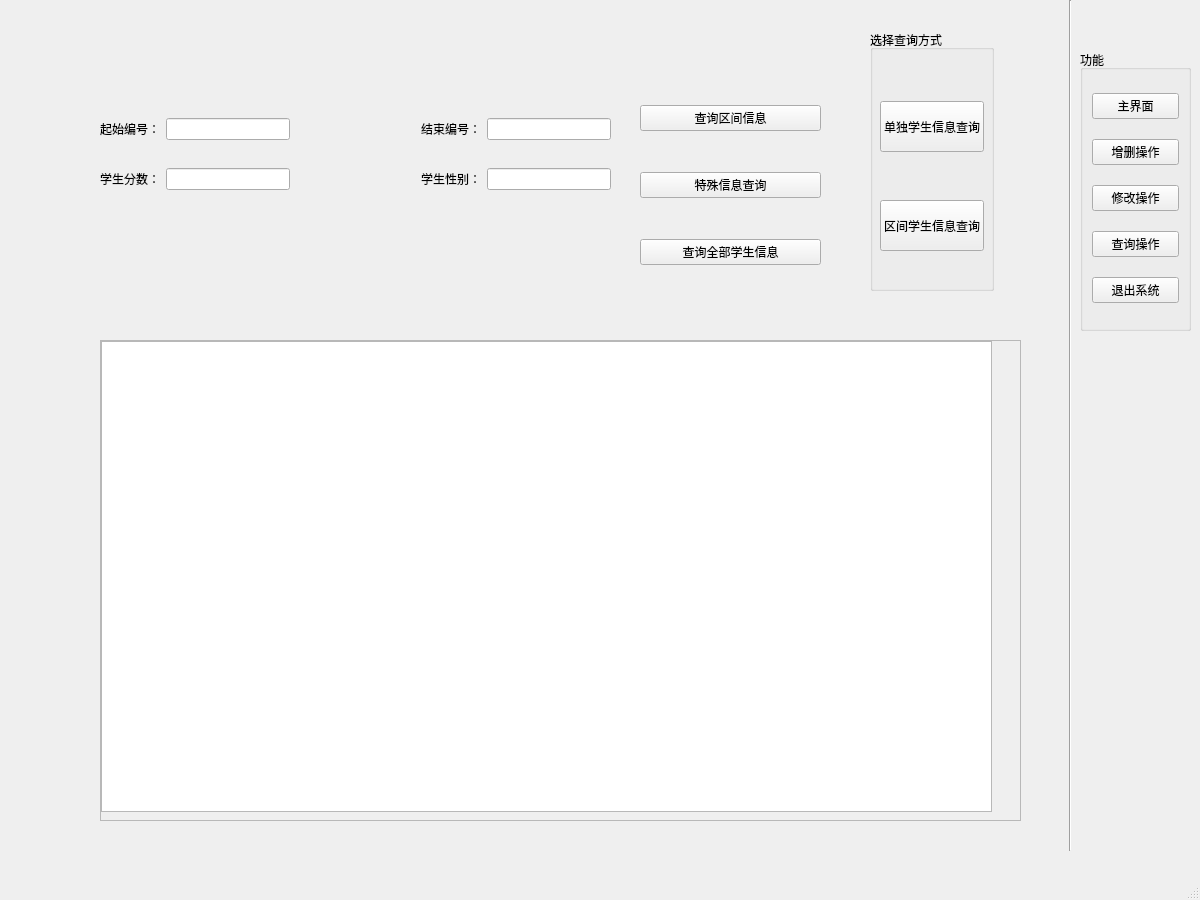
<?xml version="1.0" encoding="UTF-8"?>
<ui version="4.0">
 <class>MainWindow</class>
 <widget class="QMainWindow" name="MainWindow">
  <property name="geometry">
   <rect>
    <x>0</x>
    <y>0</y>
    <width>1200</width>
    <height>900</height>
   </rect>
  </property>
  <property name="windowTitle">
   <string>MainWindow</string>
  </property>
  <widget class="QWidget" name="centralwidget">
   <widget class="QStackedWidget" name="stackedWidget">
    <property name="geometry">
     <rect>
      <x>20</x>
      <y>10</y>
      <width>1041</width>
      <height>821</height>
     </rect>
    </property>
    <property name="currentIndex">
     <number>3</number>
    </property>
    <widget class="QWidget" name="page">
     <widget class="QTextBrowser" name="textBrowser">
      <property name="geometry">
       <rect>
        <x>290</x>
        <y>100</y>
        <width>256</width>
        <height>192</height>
       </rect>
      </property>
      <property name="html">
       <string>&lt;!DOCTYPE HTML PUBLIC &quot;-//W3C//DTD HTML 4.0//EN&quot; &quot;http://www.w3.org/TR/REC-html40/strict.dtd&quot;&gt;
&lt;html&gt;&lt;head&gt;&lt;meta name=&quot;qrichtext&quot; content=&quot;1&quot; /&gt;&lt;style type=&quot;text/css&quot;&gt;
p, li { white-space: pre-wrap; }
&lt;/style&gt;&lt;/head&gt;&lt;body style=&quot; font-family:'SimSun'; font-size:9pt; font-weight:400; font-style:normal;&quot;&gt;
&lt;p style=&quot; margin-top:0px; margin-bottom:0px; margin-left:0px; margin-right:0px; -qt-block-indent:0; text-indent:0px;&quot;&gt;这里是主界面！&lt;/p&gt;&lt;/body&gt;&lt;/html&gt;</string>
      </property>
     </widget>
    </widget>
    <widget class="QWidget" name="page_2">
     <widget class="QGroupBox" name="groupBox_2">
      <property name="geometry">
       <rect>
        <x>40</x>
        <y>60</y>
        <width>461</width>
        <height>391</height>
       </rect>
      </property>
      <property name="title">
       <string>新增学生信息</string>
      </property>
      <layout class="QGridLayout" name="gridLayout_2">
       <item row="1" column="0">
        <spacer name="horizontalSpacer_5">
         <property name="orientation">
          <enum>Qt::Horizontal</enum>
         </property>
         <property name="sizeHint" stdset="0">
          <size>
           <width>174</width>
           <height>20</height>
          </size>
         </property>
        </spacer>
       </item>
       <item row="1" column="2">
        <spacer name="horizontalSpacer_4">
         <property name="orientation">
          <enum>Qt::Horizontal</enum>
         </property>
         <property name="sizeHint" stdset="0">
          <size>
           <width>174</width>
           <height>20</height>
          </size>
         </property>
        </spacer>
       </item>
       <item row="1" column="1">
        <widget class="QPushButton" name="ad_addPB">
         <property name="text">
          <string>新增</string>
         </property>
        </widget>
       </item>
       <item row="0" column="0" colspan="3">
        <widget class="QWidget" name="widget" native="true">
         <layout class="QGridLayout" name="gridLayout">
          <item row="2" column="6">
           <spacer name="horizontalSpacer_3">
            <property name="orientation">
             <enum>Qt::Horizontal</enum>
            </property>
            <property name="sizeHint" stdset="0">
             <size>
              <width>40</width>
              <height>20</height>
             </size>
            </property>
           </spacer>
          </item>
          <item row="0" column="4">
           <widget class="QLabel" name="label_2">
            <property name="text">
             <string>姓名：</string>
            </property>
           </widget>
          </item>
          <item row="1" column="0">
           <spacer name="horizontalSpacer_2">
            <property name="orientation">
             <enum>Qt::Horizontal</enum>
            </property>
            <property name="sizeHint" stdset="0">
             <size>
              <width>40</width>
              <height>20</height>
             </size>
            </property>
           </spacer>
          </item>
          <item row="1" column="1">
           <widget class="QLabel" name="label_3">
            <property name="text">
             <string>性别：</string>
            </property>
           </widget>
          </item>
          <item row="2" column="2">
           <widget class="QLineEdit" name="ad_mathLE"/>
          </item>
          <item row="3" column="1">
           <widget class="QLabel" name="label_6">
            <property name="text">
             <string>英语成绩：</string>
            </property>
           </widget>
          </item>
          <item row="2" column="1">
           <widget class="QLabel" name="label_4">
            <property name="text">
             <string>数学成绩：</string>
            </property>
           </widget>
          </item>
          <item row="3" column="5">
           <widget class="QLineEdit" name="ad_phyLE"/>
          </item>
          <item row="2" column="4">
           <widget class="QLabel" name="label_5">
            <property name="text">
             <string>计算机成绩：</string>
            </property>
           </widget>
          </item>
          <item row="2" column="3">
           <spacer name="horizontalSpacer">
            <property name="orientation">
             <enum>Qt::Horizontal</enum>
            </property>
            <property name="sizeHint" stdset="0">
             <size>
              <width>40</width>
              <height>20</height>
             </size>
            </property>
           </spacer>
          </item>
          <item row="0" column="2">
           <widget class="QLineEdit" name="ad_numLE"/>
          </item>
          <item row="1" column="2">
           <widget class="QLineEdit" name="ad_genderLE"/>
          </item>
          <item row="2" column="5">
           <widget class="QLineEdit" name="ad_comLE"/>
          </item>
          <item row="0" column="1">
           <widget class="QLabel" name="label">
            <property name="text">
             <string>编号：</string>
            </property>
           </widget>
          </item>
          <item row="0" column="5">
           <widget class="QLineEdit" name="ad_nameLE"/>
          </item>
          <item row="3" column="2">
           <widget class="QLineEdit" name="ad_engLE"/>
          </item>
          <item row="3" column="4">
           <widget class="QLabel" name="label_7">
            <property name="text">
             <string>物理成绩：</string>
            </property>
           </widget>
          </item>
         </layout>
        </widget>
       </item>
      </layout>
     </widget>
     <widget class="QGroupBox" name="groupBox_3">
      <property name="geometry">
       <rect>
        <x>300</x>
        <y>490</y>
        <width>461</width>
        <height>171</height>
       </rect>
      </property>
      <property name="title">
       <string>删除操作</string>
      </property>
      <widget class="QWidget" name="widget_2" native="true">
       <property name="geometry">
        <rect>
         <x>10</x>
         <y>22</y>
         <width>211</width>
         <height>61</height>
        </rect>
       </property>
       <layout class="QVBoxLayout" name="verticalLayout_2">
        <item>
         <widget class="QLabel" name="label_8">
          <property name="text">
           <string>需要删除的学生编号：</string>
          </property>
         </widget>
        </item>
        <item>
         <widget class="QLineEdit" name="ad_delNumLE"/>
        </item>
       </layout>
      </widget>
      <widget class="QPushButton" name="ad_delPB">
       <property name="geometry">
        <rect>
         <x>70</x>
         <y>110</y>
         <width>75</width>
         <height>23</height>
        </rect>
       </property>
       <property name="text">
        <string>删除</string>
       </property>
      </widget>
      <widget class="QTextBrowser" name="textBrowser_2">
       <property name="geometry">
        <rect>
         <x>240</x>
         <y>40</y>
         <width>191</width>
         <height>101</height>
        </rect>
       </property>
       <property name="html">
        <string>&lt;!DOCTYPE HTML PUBLIC &quot;-//W3C//DTD HTML 4.0//EN&quot; &quot;http://www.w3.org/TR/REC-html40/strict.dtd&quot;&gt;
&lt;html&gt;&lt;head&gt;&lt;meta name=&quot;qrichtext&quot; content=&quot;1&quot; /&gt;&lt;style type=&quot;text/css&quot;&gt;
p, li { white-space: pre-wrap; }
&lt;/style&gt;&lt;/head&gt;&lt;body style=&quot; font-family:'SimSun'; font-size:9pt; font-weight:400; font-style:normal;&quot;&gt;
&lt;p align=&quot;center&quot; style=&quot; margin-top:0px; margin-bottom:0px; margin-left:0px; margin-right:0px; -qt-block-indent:0; text-indent:0px;&quot;&gt;&lt;span style=&quot; font-size:14pt; font-weight:600;&quot;&gt;如果您不清楚学生的编号信息，没关系！&lt;/span&gt;&lt;/p&gt;
&lt;p align=&quot;center&quot; style=&quot; margin-top:0px; margin-bottom:0px; margin-left:0px; margin-right:0px; -qt-block-indent:0; text-indent:0px;&quot;&gt;&lt;span style=&quot; font-size:14pt; font-weight:600;&quot;&gt;查询操作中可以查询到详细学生编号信息&lt;/span&gt;&lt;/p&gt;&lt;/body&gt;&lt;/html&gt;</string>
       </property>
      </widget>
     </widget>
     <widget class="QPushButton" name="ad_startPB">
      <property name="geometry">
       <rect>
        <x>330</x>
        <y>680</y>
        <width>131</width>
        <height>41</height>
       </rect>
      </property>
      <property name="text">
       <string>开始操作</string>
      </property>
     </widget>
     <widget class="QPushButton" name="ad_endPB">
      <property name="geometry">
       <rect>
        <x>600</x>
        <y>680</y>
        <width>131</width>
        <height>41</height>
       </rect>
      </property>
      <property name="text">
       <string>结束操作</string>
      </property>
     </widget>
     <widget class="QGroupBox" name="groupBox_6">
      <property name="geometry">
       <rect>
        <x>560</x>
        <y>60</y>
        <width>461</width>
        <height>391</height>
       </rect>
      </property>
      <property name="title">
       <string>插入学生信息</string>
      </property>
      <layout class="QGridLayout" name="gridLayout_6">
       <item row="1" column="0">
        <spacer name="horizontalSpacer_10">
         <property name="orientation">
          <enum>Qt::Horizontal</enum>
         </property>
         <property name="sizeHint" stdset="0">
          <size>
           <width>174</width>
           <height>20</height>
          </size>
         </property>
        </spacer>
       </item>
       <item row="1" column="2">
        <spacer name="horizontalSpacer_11">
         <property name="orientation">
          <enum>Qt::Horizontal</enum>
         </property>
         <property name="sizeHint" stdset="0">
          <size>
           <width>174</width>
           <height>20</height>
          </size>
         </property>
        </spacer>
       </item>
       <item row="1" column="1">
        <widget class="QPushButton" name="ad_istPB">
         <property name="text">
          <string>新增</string>
         </property>
        </widget>
       </item>
       <item row="0" column="0" colspan="3">
        <widget class="QWidget" name="widget_8" native="true">
         <layout class="QGridLayout" name="gridLayout_7">
          <item row="2" column="6">
           <spacer name="horizontalSpacer_12">
            <property name="orientation">
             <enum>Qt::Horizontal</enum>
            </property>
            <property name="sizeHint" stdset="0">
             <size>
              <width>40</width>
              <height>20</height>
             </size>
            </property>
           </spacer>
          </item>
          <item row="0" column="4">
           <widget class="QLabel" name="label_20">
            <property name="text">
             <string>姓名：</string>
            </property>
           </widget>
          </item>
          <item row="1" column="0">
           <spacer name="horizontalSpacer_13">
            <property name="orientation">
             <enum>Qt::Horizontal</enum>
            </property>
            <property name="sizeHint" stdset="0">
             <size>
              <width>40</width>
              <height>20</height>
             </size>
            </property>
           </spacer>
          </item>
          <item row="1" column="1">
           <widget class="QLabel" name="label_21">
            <property name="text">
             <string>性别：</string>
            </property>
           </widget>
          </item>
          <item row="2" column="2">
           <widget class="QLineEdit" name="ad_istMathLE"/>
          </item>
          <item row="3" column="1">
           <widget class="QLabel" name="label_22">
            <property name="text">
             <string>英语成绩：</string>
            </property>
           </widget>
          </item>
          <item row="2" column="1">
           <widget class="QLabel" name="label_23">
            <property name="text">
             <string>数学成绩：</string>
            </property>
           </widget>
          </item>
          <item row="3" column="5">
           <widget class="QLineEdit" name="ad_istPhyLE"/>
          </item>
          <item row="2" column="4">
           <widget class="QLabel" name="label_24">
            <property name="text">
             <string>计算机成绩：</string>
            </property>
           </widget>
          </item>
          <item row="2" column="3">
           <spacer name="horizontalSpacer_14">
            <property name="orientation">
             <enum>Qt::Horizontal</enum>
            </property>
            <property name="sizeHint" stdset="0">
             <size>
              <width>40</width>
              <height>20</height>
             </size>
            </property>
           </spacer>
          </item>
          <item row="0" column="2">
           <widget class="QLineEdit" name="ad_istNumLE"/>
          </item>
          <item row="1" column="2">
           <widget class="QLineEdit" name="ad_istGenderLE"/>
          </item>
          <item row="2" column="5">
           <widget class="QLineEdit" name="ad_istComLE"/>
          </item>
          <item row="0" column="1">
           <widget class="QLabel" name="label_25">
            <property name="text">
             <string>编号：</string>
            </property>
           </widget>
          </item>
          <item row="0" column="5">
           <widget class="QLineEdit" name="ad_istNameLE"/>
          </item>
          <item row="3" column="2">
           <widget class="QLineEdit" name="ad_istEngLE"/>
          </item>
          <item row="3" column="4">
           <widget class="QLabel" name="label_26">
            <property name="text">
             <string>物理成绩：</string>
            </property>
           </widget>
          </item>
         </layout>
        </widget>
       </item>
      </layout>
     </widget>
    </widget>
    <widget class="QWidget" name="page_3">
     <widget class="QGroupBox" name="groupBox_4">
      <property name="geometry">
       <rect>
        <x>50</x>
        <y>50</y>
        <width>551</width>
        <height>481</height>
       </rect>
      </property>
      <property name="title">
       <string>修改学生信息</string>
      </property>
      <widget class="QPushButton" name="mo_queryPB">
       <property name="geometry">
        <rect>
         <x>410</x>
         <y>100</y>
         <width>75</width>
         <height>23</height>
        </rect>
       </property>
       <property name="text">
        <string>查询</string>
       </property>
      </widget>
      <widget class="QWidget" name="widget_3" native="true">
       <property name="geometry">
        <rect>
         <x>40</x>
         <y>190</y>
         <width>281</width>
         <height>261</height>
        </rect>
       </property>
       <layout class="QGridLayout" name="gridLayout_3">
        <item row="0" column="0">
         <widget class="QLabel" name="label_10">
          <property name="text">
           <string>姓名：</string>
          </property>
         </widget>
        </item>
        <item row="0" column="1">
         <widget class="QLineEdit" name="mo_nameLE"/>
        </item>
        <item row="1" column="0">
         <widget class="QLabel" name="label_11">
          <property name="text">
           <string>性别：</string>
          </property>
         </widget>
        </item>
        <item row="1" column="1">
         <widget class="QLineEdit" name="mo_genderLE"/>
        </item>
        <item row="2" column="0">
         <widget class="QLabel" name="label_12">
          <property name="text">
           <string>数学成绩：</string>
          </property>
         </widget>
        </item>
        <item row="2" column="1">
         <widget class="QLineEdit" name="mo_mathLE"/>
        </item>
        <item row="3" column="0">
         <widget class="QLabel" name="label_13">
          <property name="text">
           <string>计算机成绩：</string>
          </property>
         </widget>
        </item>
        <item row="3" column="1">
         <widget class="QLineEdit" name="mo_comLE"/>
        </item>
        <item row="4" column="0">
         <widget class="QLabel" name="label_14">
          <property name="text">
           <string>英语成绩：</string>
          </property>
         </widget>
        </item>
        <item row="4" column="1">
         <widget class="QLineEdit" name="mo_engLE"/>
        </item>
        <item row="5" column="0">
         <widget class="QLabel" name="label_15">
          <property name="text">
           <string>物理成绩：</string>
          </property>
         </widget>
        </item>
        <item row="5" column="1">
         <widget class="QLineEdit" name="mo_phyLE"/>
        </item>
       </layout>
      </widget>
      <widget class="QWidget" name="widget_5" native="true">
       <property name="geometry">
        <rect>
         <x>40</x>
         <y>90</y>
         <width>271</width>
         <height>38</height>
        </rect>
       </property>
       <layout class="QHBoxLayout" name="horizontalLayout">
        <item>
         <widget class="QLabel" name="label_9">
          <property name="text">
           <string>需要修改信息的学生编码：</string>
          </property>
         </widget>
        </item>
        <item>
         <widget class="QLineEdit" name="mo_numLE"/>
        </item>
       </layout>
      </widget>
      <widget class="QPushButton" name="mo_savePB">
       <property name="geometry">
        <rect>
         <x>410</x>
         <y>420</y>
         <width>75</width>
         <height>23</height>
        </rect>
       </property>
       <property name="text">
        <string>保存</string>
       </property>
      </widget>
     </widget>
    </widget>
    <widget class="QWidget" name="page_4">
     <widget class="QStackedWidget" name="qu_stackedWidget">
      <property name="geometry">
       <rect>
        <x>50</x>
        <y>50</y>
        <width>801</width>
        <height>271</height>
       </rect>
      </property>
      <property name="currentIndex">
       <number>1</number>
      </property>
      <widget class="QWidget" name="page_5">
       <widget class="QWidget" name="widget_4" native="true">
        <property name="geometry">
         <rect>
          <x>70</x>
          <y>70</y>
          <width>691</width>
          <height>141</height>
         </rect>
        </property>
        <layout class="QGridLayout" name="gridLayout_4">
         <item row="0" column="2">
          <widget class="QLineEdit" name="qu_posLE"/>
         </item>
         <item row="0" column="3">
          <spacer name="horizontalSpacer_6">
           <property name="orientation">
            <enum>Qt::Horizontal</enum>
           </property>
           <property name="sizeHint" stdset="0">
            <size>
             <width>40</width>
             <height>20</height>
            </size>
           </property>
          </spacer>
         </item>
         <item row="1" column="2">
          <widget class="QLineEdit" name="qu_nameLE"/>
         </item>
         <item row="0" column="5">
          <spacer name="horizontalSpacer_7">
           <property name="orientation">
            <enum>Qt::Horizontal</enum>
           </property>
           <property name="sizeHint" stdset="0">
            <size>
             <width>40</width>
             <height>20</height>
            </size>
           </property>
          </spacer>
         </item>
         <item row="0" column="1">
          <widget class="QLabel" name="label_16">
           <property name="text">
            <string>需要查询的学生编码：</string>
           </property>
          </widget>
         </item>
         <item row="1" column="1">
          <widget class="QLabel" name="label_17">
           <property name="text">
            <string>需要查询的学生姓名：</string>
           </property>
          </widget>
         </item>
         <item row="0" column="4">
          <widget class="QPushButton" name="qu_queryPosPB">
           <property name="text">
            <string>查询</string>
           </property>
          </widget>
         </item>
         <item row="1" column="4">
          <widget class="QPushButton" name="qu_queryNamePB">
           <property name="text">
            <string>查询</string>
           </property>
          </widget>
         </item>
         <item row="0" column="0">
          <spacer name="horizontalSpacer_8">
           <property name="orientation">
            <enum>Qt::Horizontal</enum>
           </property>
           <property name="sizeHint" stdset="0">
            <size>
             <width>40</width>
             <height>20</height>
            </size>
           </property>
          </spacer>
         </item>
        </layout>
       </widget>
      </widget>
      <widget class="QWidget" name="page_6">
       <widget class="QWidget" name="widget_6" native="true">
        <property name="geometry">
         <rect>
          <x>30</x>
          <y>50</y>
          <width>511</width>
          <height>38</height>
         </rect>
        </property>
        <layout class="QHBoxLayout" name="horizontalLayout_2">
         <item>
          <widget class="QLabel" name="label_18">
           <property name="text">
            <string>起始编号：</string>
           </property>
          </widget>
         </item>
         <item>
          <widget class="QLineEdit" name="qu_startLE"/>
         </item>
         <item>
          <spacer name="horizontalSpacer_9">
           <property name="orientation">
            <enum>Qt::Horizontal</enum>
           </property>
           <property name="sizeHint" stdset="0">
            <size>
             <width>40</width>
             <height>20</height>
            </size>
           </property>
          </spacer>
         </item>
         <item>
          <widget class="QLabel" name="label_19">
           <property name="text">
            <string>结束编号：</string>
           </property>
          </widget>
         </item>
         <item>
          <widget class="QLineEdit" name="qu_endLE"/>
         </item>
        </layout>
       </widget>
       <widget class="QWidget" name="widget_7" native="true">
        <property name="geometry">
         <rect>
          <x>570</x>
          <y>10</y>
          <width>181</width>
          <height>231</height>
         </rect>
        </property>
        <layout class="QGridLayout" name="gridLayout_5">
         <item row="0" column="0">
          <widget class="QPushButton" name="qu_querySomeInfoPB">
           <property name="text">
            <string>查询区间信息</string>
           </property>
          </widget>
         </item>
         <item row="2" column="0">
          <widget class="QPushButton" name="qu_queryAllInfoPB">
           <property name="text">
            <string>查询全部学生信息</string>
           </property>
          </widget>
         </item>
         <item row="1" column="0">
          <widget class="QPushButton" name="qu_spePB">
           <property name="text">
            <string>特殊信息查询</string>
           </property>
          </widget>
         </item>
        </layout>
       </widget>
       <widget class="QWidget" name="widget_9" native="true">
        <property name="geometry">
         <rect>
          <x>30</x>
          <y>100</y>
          <width>511</width>
          <height>38</height>
         </rect>
        </property>
        <layout class="QHBoxLayout" name="horizontalLayout_3">
         <item>
          <widget class="QLabel" name="label_27">
           <property name="text">
            <string>学生分数：</string>
           </property>
          </widget>
         </item>
         <item>
          <widget class="QLineEdit" name="qu_speGradeLE"/>
         </item>
         <item>
          <spacer name="horizontalSpacer_15">
           <property name="orientation">
            <enum>Qt::Horizontal</enum>
           </property>
           <property name="sizeHint" stdset="0">
            <size>
             <width>40</width>
             <height>20</height>
            </size>
           </property>
          </spacer>
         </item>
         <item>
          <widget class="QLabel" name="label_28">
           <property name="text">
            <string>学生性别：</string>
           </property>
          </widget>
         </item>
         <item>
          <widget class="QLineEdit" name="qu_speGenderLE"/>
         </item>
        </layout>
       </widget>
      </widget>
     </widget>
     <widget class="QGroupBox" name="groupBox_5">
      <property name="geometry">
       <rect>
        <x>850</x>
        <y>20</y>
        <width>124</width>
        <height>261</height>
       </rect>
      </property>
      <property name="title">
       <string>选择查询方式</string>
      </property>
      <widget class="QPushButton" name="qu_singgleInfoPB">
       <property name="geometry">
        <rect>
         <x>10</x>
         <y>71</y>
         <width>104</width>
         <height>51</height>
        </rect>
       </property>
       <property name="text">
        <string>单独学生信息查询</string>
       </property>
      </widget>
      <widget class="QPushButton" name="qu_someInfoPB">
       <property name="geometry">
        <rect>
         <x>10</x>
         <y>170</y>
         <width>104</width>
         <height>51</height>
        </rect>
       </property>
       <property name="text">
        <string>区间学生信息查询</string>
       </property>
      </widget>
     </widget>
     <widget class="QScrollArea" name="scrollArea">
      <property name="geometry">
       <rect>
        <x>80</x>
        <y>330</y>
        <width>921</width>
        <height>481</height>
       </rect>
      </property>
      <property name="widgetResizable">
       <bool>true</bool>
      </property>
      <widget class="QWidget" name="scrollAreaWidgetContents">
       <property name="geometry">
        <rect>
         <x>0</x>
         <y>0</y>
         <width>919</width>
         <height>479</height>
        </rect>
       </property>
       <widget class="QTableWidget" name="qu_tableWidget">
        <property name="geometry">
         <rect>
          <x>0</x>
          <y>0</y>
          <width>891</width>
          <height>471</height>
         </rect>
        </property>
       </widget>
      </widget>
     </widget>
    </widget>
   </widget>
   <widget class="QGroupBox" name="groupBox">
    <property name="geometry">
     <rect>
      <x>1080</x>
      <y>50</y>
      <width>111</width>
      <height>281</height>
     </rect>
    </property>
    <property name="title">
     <string>功能</string>
    </property>
    <layout class="QVBoxLayout" name="verticalLayout">
     <item>
      <widget class="QPushButton" name="mainPB">
       <property name="text">
        <string>主界面</string>
       </property>
      </widget>
     </item>
     <item>
      <widget class="QPushButton" name="adddelPB">
       <property name="text">
        <string>增删操作</string>
       </property>
      </widget>
     </item>
     <item>
      <widget class="QPushButton" name="modifyPB">
       <property name="text">
        <string>修改操作</string>
       </property>
      </widget>
     </item>
     <item>
      <widget class="QPushButton" name="queryPB">
       <property name="text">
        <string>查询操作</string>
       </property>
      </widget>
     </item>
     <item>
      <widget class="QPushButton" name="exitPB">
       <property name="text">
        <string>退出系统</string>
       </property>
      </widget>
     </item>
    </layout>
   </widget>
   <widget class="Line" name="line">
    <property name="geometry">
     <rect>
      <x>1060</x>
      <y>0</y>
      <width>20</width>
      <height>851</height>
     </rect>
    </property>
    <property name="orientation">
     <enum>Qt::Vertical</enum>
    </property>
   </widget>
  </widget>
  <widget class="QStatusBar" name="statusbar"/>
  <action name="actionopen">
   <property name="text">
    <string>打开</string>
   </property>
  </action>
  <action name="actionsave">
   <property name="text">
    <string>保存</string>
   </property>
  </action>
 </widget>
 <resources/>
 <connections/>
</ui>
